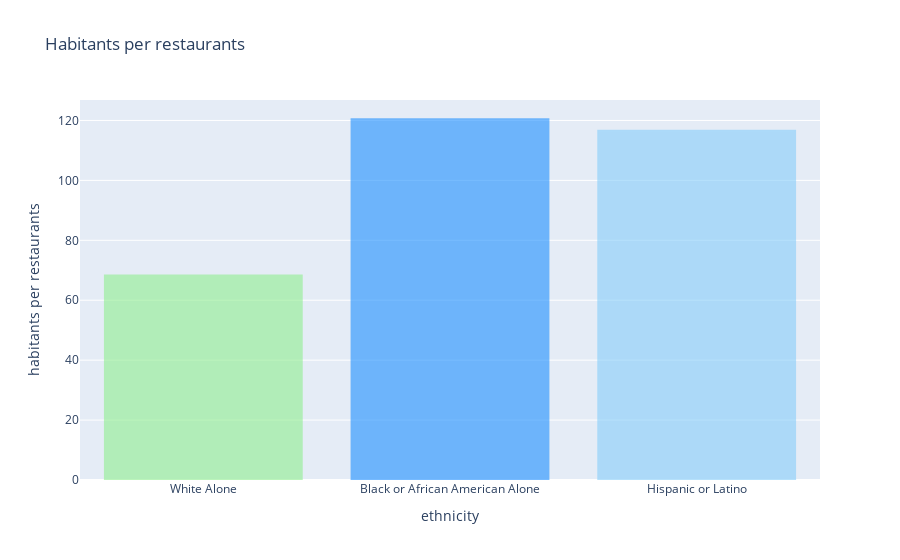

Here is the notebook cell this chart was saved with:
### Code cell
#__________________ Area to explore before finding a restaurant __________________#
# Creating data
x = 'ethnicity'
y = 'habitants per restaurants'
title = 'Habitants per restaurants'
hovertemplate = '%{y:.2f} habitants per restaurants'
data['color'] = ['dodgerblue', 'lightskyblue', 'lightgreen']
plot_bardata(data, x, y, title, hovertemplate, order={'ethnicity':ethnicities})

### Figure 1 — Plotly figure (JSON) as saved in the notebook; plotly's stock layout.template omitted (floating-point values rounded to 4 significant figures)
{"data": [{"alignmentgroup": "True", "hoverlabel": {"namelength": 0}, "hovertemplate": "%{y:.2f} habitants per restaurants", "legendgroup": "", "marker": {"color": ["dodgerblue", "lightskyblue", "lightgreen"], "line": {"color": ["dodgerblue", "lightskyblue", "lightgreen"], "width": 1.5}}, "name": "", "offsetgroup": "", "opacity": 0.6, "orientation": "v", "showlegend": false, "textposition": "auto", "type": "bar", "x": ["Black or African American Alone", "Hispanic or Latino", "White Alone"], "xaxis": "x", "y": [120.5, 116.7, 68.32], "yaxis": "y"}], "layout": {"barmode": "relative", "legend": {"tracegroupgap": 0}, "title": {"text": "Habitants per restaurants"}, "xaxis": {"anchor": "y", "categoryarray": ["White Alone", "Black or African American Alone", "Hispanic or Latino"], "categoryorder": "array", "domain": [0, 1], "title": {"text": "ethnicity"}}, "yaxis": {"anchor": "x", "domain": [0, 1], "title": {"text": "habitants per restaurants"}}}}
